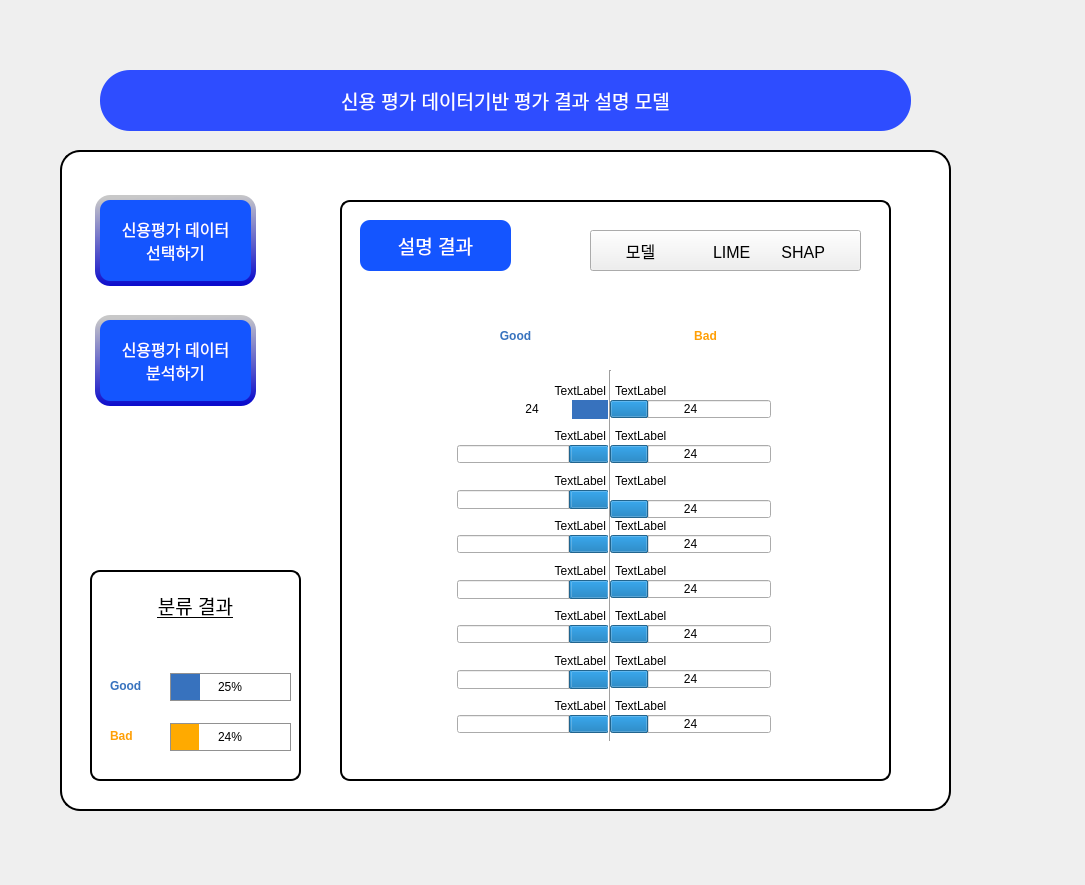
<?xml version="1.0" encoding="UTF-8"?>
<ui version="4.0">
 <class>Dialog</class>
 <widget class="QDialog" name="Dialog">
  <property name="geometry">
   <rect>
    <x>0</x>
    <y>0</y>
    <width>1085</width>
    <height>885</height>
   </rect>
  </property>
  <property name="windowTitle">
   <string>Dialog</string>
  </property>
  <widget class="QLabel" name="Window">
   <property name="geometry">
    <rect>
     <x>60</x>
     <y>150</y>
     <width>891</width>
     <height>661</height>
    </rect>
   </property>
   <property name="styleSheet">
    <string notr="true">background-color:white;
border-radius:20px;
border:2px solid black;</string>
   </property>
   <property name="text">
    <string/>
   </property>
  </widget>
  <widget class="QLabel" name="Prob_Window">
   <property name="geometry">
    <rect>
     <x>90</x>
     <y>570</y>
     <width>211</width>
     <height>211</height>
    </rect>
   </property>
   <property name="styleSheet">
    <string notr="true">background-color:white;
border-radius:10px;
border:2px solid black;</string>
   </property>
   <property name="text">
    <string/>
   </property>
  </widget>
  <widget class="QLabel" name="Title">
   <property name="geometry">
    <rect>
     <x>100</x>
     <y>70</y>
     <width>811</width>
     <height>61</height>
    </rect>
   </property>
   <property name="font">
    <font>
     <pointsize>14</pointsize>
    </font>
   </property>
   <property name="styleSheet">
    <string notr="true">background-color:rgb(46, 77, 255);
border-width:1px;
border-color:black;
border-radius:30px;
color:white;</string>
   </property>
   <property name="text">
    <string>신용 평가 데이터기반 평가 결과 설명 모델</string>
   </property>
   <property name="alignment">
    <set>Qt::AlignCenter</set>
   </property>
  </widget>
  <widget class="QLabel" name="X_WIndow">
   <property name="geometry">
    <rect>
     <x>340</x>
     <y>200</y>
     <width>551</width>
     <height>581</height>
    </rect>
   </property>
   <property name="styleSheet">
    <string notr="true">background-color:white;
border-radius:10px;
border:2px solid black;</string>
   </property>
   <property name="text">
    <string/>
   </property>
  </widget>
  <widget class="QProgressBar" name="Prob1">
   <property name="geometry">
    <rect>
     <x>170</x>
     <y>673</y>
     <width>121</width>
     <height>28</height>
    </rect>
   </property>
   <property name="styleSheet">
    <string notr="true">QProgressBar {border:1px solid rgb(145, 145, 145);background:rgb(255, 255, 255);} QProgressBar::chunk {background:  rgb(55, 114, 190);}</string>
   </property>
   <property name="minimum">
    <number>0</number>
   </property>
   <property name="value">
    <number>25</number>
   </property>
   <property name="alignment">
    <set>Qt::AlignCenter</set>
   </property>
  </widget>
  <widget class="QLabel" name="Select_File_Back">
   <property name="geometry">
    <rect>
     <x>95</x>
     <y>195</y>
     <width>161</width>
     <height>91</height>
    </rect>
   </property>
   <property name="styleSheet">
    <string notr="true">background-color:qlineargradient(spread:pad, x1:0.244, y1:1, x2:0.199, y2:0.0280, stop:0 rgba(11,11,204,255), stop:1 rgba(200,200,200,255));
border-width:1px;
border-color:black;
border-radius:15px;
color:black;</string>
   </property>
   <property name="text">
    <string/>
   </property>
  </widget>
  <widget class="QPushButton" name="Select_File">
   <property name="geometry">
    <rect>
     <x>100</x>
     <y>200</y>
     <width>151</width>
     <height>81</height>
    </rect>
   </property>
   <property name="font">
    <font>
     <pointsize>12</pointsize>
    </font>
   </property>
   <property name="styleSheet">
    <string notr="true">background-color:rgb(20, 85, 255);
border-radius:10px;
color:white;

</string>
   </property>
   <property name="text">
    <string>신용평가 데이터 
선택하기</string>
   </property>
  </widget>
  <widget class="QLabel" name="Execution_Back">
   <property name="geometry">
    <rect>
     <x>95</x>
     <y>315</y>
     <width>161</width>
     <height>91</height>
    </rect>
   </property>
   <property name="styleSheet">
    <string notr="true">background-color:qlineargradient(spread:pad, x1:0.244, y1:1, x2:0.199, y2:0.0280, stop:0 rgba(11,11,204,255), stop:1 rgba(200,200,200,255));
border-width:1px;
border-color:black;
border-radius:15px;
color:black;</string>
   </property>
   <property name="text">
    <string/>
   </property>
  </widget>
  <widget class="QPushButton" name="Execution">
   <property name="geometry">
    <rect>
     <x>100</x>
     <y>320</y>
     <width>151</width>
     <height>81</height>
    </rect>
   </property>
   <property name="font">
    <font>
     <pointsize>12</pointsize>
    </font>
   </property>
   <property name="styleSheet">
    <string notr="true">background-color:rgb(20, 85, 255);
border-radius:10px;
color:white;</string>
   </property>
   <property name="text">
    <string>신용평가 데이터 
분석하기</string>
   </property>
  </widget>
  <widget class="QProgressBar" name="Prob2">
   <property name="geometry">
    <rect>
     <x>170</x>
     <y>723</y>
     <width>121</width>
     <height>28</height>
    </rect>
   </property>
   <property name="styleSheet">
    <string notr="true">QProgressBar {border:1px solid rgb(145, 145, 145);background:rgb(255, 255, 255);} QProgressBar::chunk {background: rgb(255, 170, 0);}</string>
   </property>
   <property name="value">
    <number>24</number>
   </property>
   <property name="alignment">
    <set>Qt::AlignCenter</set>
   </property>
  </widget>
  <widget class="QLabel" name="Prob1_Text">
   <property name="geometry">
    <rect>
     <x>110</x>
     <y>670</y>
     <width>71</width>
     <height>31</height>
    </rect>
   </property>
   <property name="font">
    <font>
     <weight>75</weight>
     <bold>true</bold>
    </font>
   </property>
   <property name="styleSheet">
    <string notr="true">color: rgb(55, 114, 190);
font-weight:bold;</string>
   </property>
   <property name="text">
    <string>Good</string>
   </property>
  </widget>
  <widget class="QLabel" name="Prob2_Text">
   <property name="geometry">
    <rect>
     <x>110</x>
     <y>720</y>
     <width>71</width>
     <height>31</height>
    </rect>
   </property>
   <property name="font">
    <font>
     <weight>75</weight>
     <bold>true</bold>
    </font>
   </property>
   <property name="styleSheet">
    <string notr="true">
color:rgb(255, 159, 5);
font-weight:bold;</string>
   </property>
   <property name="text">
    <string>Bad</string>
   </property>
  </widget>
  <widget class="QLabel" name="Classification_Result">
   <property name="geometry">
    <rect>
     <x>120</x>
     <y>590</y>
     <width>151</width>
     <height>31</height>
    </rect>
   </property>
   <property name="font">
    <font>
     <pointsize>14</pointsize>
     <underline>true</underline>
    </font>
   </property>
   <property name="text">
    <string>분류 결과</string>
   </property>
   <property name="alignment">
    <set>Qt::AlignCenter</set>
   </property>
  </widget>
  <widget class="QLabel" name="X_Text">
   <property name="geometry">
    <rect>
     <x>360</x>
     <y>220</y>
     <width>151</width>
     <height>51</height>
    </rect>
   </property>
   <property name="font">
    <font>
     <pointsize>14</pointsize>
    </font>
   </property>
   <property name="styleSheet">
    <string notr="true">background-color:rgb(20, 85, 255);
border-radius:10px;
color:white;</string>
   </property>
   <property name="text">
    <string>설명 결과</string>
   </property>
   <property name="alignment">
    <set>Qt::AlignCenter</set>
   </property>
  </widget>
  <widget class="QLabel" name="X_In_Window">
   <property name="geometry">
    <rect>
     <x>360</x>
     <y>290</y>
     <width>511</width>
     <height>461</height>
    </rect>
   </property>
   <property name="styleSheet">
    <string notr="true">background-color:white;
border-radius:10px;
color:white;</string>
   </property>
   <property name="text">
    <string/>
   </property>
  </widget>
  <widget class="Line" name="line">
   <property name="geometry">
    <rect>
     <x>590</x>
     <y>370</y>
     <width>41</width>
     <height>371</height>
    </rect>
   </property>
   <property name="orientation">
    <enum>Qt::Vertical</enum>
   </property>
  </widget>
  <widget class="QLabel" name="Prob1_X_Text">
   <property name="geometry">
    <rect>
     <x>470</x>
     <y>320</y>
     <width>91</width>
     <height>31</height>
    </rect>
   </property>
   <property name="font">
    <font>
     <weight>75</weight>
     <bold>true</bold>
    </font>
   </property>
   <property name="styleSheet">
    <string notr="true">color: rgb(55, 114, 190);
font-weight:bold;</string>
   </property>
   <property name="text">
    <string>Good</string>
   </property>
   <property name="alignment">
    <set>Qt::AlignCenter</set>
   </property>
  </widget>
  <widget class="QLabel" name="Prob2_X_Text">
   <property name="geometry">
    <rect>
     <x>660</x>
     <y>320</y>
     <width>91</width>
     <height>31</height>
    </rect>
   </property>
   <property name="font">
    <font>
     <weight>75</weight>
     <bold>true</bold>
    </font>
   </property>
   <property name="styleSheet">
    <string notr="true">
color:rgb(255, 159, 5);
font-weight:bold;</string>
   </property>
   <property name="text">
    <string>Bad</string>
   </property>
   <property name="alignment">
    <set>Qt::AlignCenter</set>
   </property>
  </widget>
  <widget class="QProgressBar" name="X_Lbar_0">
   <property name="geometry">
    <rect>
     <x>457</x>
     <y>400</y>
     <width>151</width>
     <height>19</height>
    </rect>
   </property>
   <property name="layoutDirection">
    <enum>Qt::RightToLeft</enum>
   </property>
   <property name="autoFillBackground">
    <bool>false</bool>
   </property>
   <property name="styleSheet">
    <string notr="true">QProgressBar {border:0px solid rgb(145, 145, 145);background:rgb(255, 255, 255);} QProgressBar::chunk {background:  rgb(55, 114, 190);}</string>
   </property>
   <property name="value">
    <number>24</number>
   </property>
   <property name="alignment">
    <set>Qt::AlignCenter</set>
   </property>
   <property name="textVisible">
    <bool>true</bool>
   </property>
   <property name="format">
    <string>%p</string>
   </property>
  </widget>
  <widget class="QProgressBar" name="X_Rbar_0">
   <property name="geometry">
    <rect>
     <x>610</x>
     <y>400</y>
     <width>161</width>
     <height>18</height>
    </rect>
   </property>
   <property name="styleSheet">
    <string notr="true">QProgressBar {border:0px;background:rgb(255, 255, 255);} QProgressBar::chunk {background: rgb(255, 170, 0);}
color:black;</string>
   </property>
   <property name="value">
    <number>24</number>
   </property>
   <property name="alignment">
    <set>Qt::AlignCenter</set>
   </property>
   <property name="format">
    <string>%p</string>
   </property>
  </widget>
  <widget class="QLabel" name="X_LText_0">
   <property name="geometry">
    <rect>
     <x>455</x>
     <y>380</y>
     <width>151</width>
     <height>21</height>
    </rect>
   </property>
   <property name="text">
    <string>TextLabel</string>
   </property>
   <property name="alignment">
    <set>Qt::AlignRight|Qt::AlignTrailing|Qt::AlignVCenter</set>
   </property>
  </widget>
  <widget class="QLabel" name="X_RText_0">
   <property name="geometry">
    <rect>
     <x>615</x>
     <y>380</y>
     <width>151</width>
     <height>21</height>
    </rect>
   </property>
   <property name="text">
    <string>TextLabel</string>
   </property>
  </widget>
  <widget class="QLabel" name="X_RText_1">
   <property name="geometry">
    <rect>
     <x>615</x>
     <y>425</y>
     <width>151</width>
     <height>21</height>
    </rect>
   </property>
   <property name="text">
    <string>TextLabel</string>
   </property>
  </widget>
  <widget class="QProgressBar" name="X_Rbar_1">
   <property name="geometry">
    <rect>
     <x>610</x>
     <y>445</y>
     <width>161</width>
     <height>18</height>
    </rect>
   </property>
   <property name="styleSheet">
    <string notr="true">QProgressBar {border:0px solid rgb(145, 145, 145);background:rgb(255, 255, 255);} QProgressBar::chunk {background: rgb(255, 170, 0);}
color:black;</string>
   </property>
   <property name="value">
    <number>24</number>
   </property>
   <property name="alignment">
    <set>Qt::AlignCenter</set>
   </property>
   <property name="format">
    <string>%p</string>
   </property>
  </widget>
  <widget class="QLabel" name="X_LText_1">
   <property name="geometry">
    <rect>
     <x>455</x>
     <y>425</y>
     <width>151</width>
     <height>21</height>
    </rect>
   </property>
   <property name="text">
    <string>TextLabel</string>
   </property>
   <property name="alignment">
    <set>Qt::AlignRight|Qt::AlignTrailing|Qt::AlignVCenter</set>
   </property>
  </widget>
  <widget class="QProgressBar" name="X_Lbar_1">
   <property name="geometry">
    <rect>
     <x>457</x>
     <y>445</y>
     <width>151</width>
     <height>18</height>
    </rect>
   </property>
   <property name="layoutDirection">
    <enum>Qt::RightToLeft</enum>
   </property>
   <property name="autoFillBackground">
    <bool>false</bool>
   </property>
   <property name="styleSheet">
    <string notr="true">QProgressBar {border:0px solid rgb(145, 145, 145);background:rgb(255, 255, 255);} QProgressBar::chunk {background:  rgb(55, 114, 190);}
color:black;</string>
   </property>
   <property name="value">
    <number>24</number>
   </property>
   <property name="alignment">
    <set>Qt::AlignCenter</set>
   </property>
   <property name="textVisible">
    <bool>true</bool>
   </property>
   <property name="format">
    <string>%p</string>
   </property>
  </widget>
  <widget class="QLabel" name="X_RText_2">
   <property name="geometry">
    <rect>
     <x>615</x>
     <y>470</y>
     <width>151</width>
     <height>21</height>
    </rect>
   </property>
   <property name="text">
    <string>TextLabel</string>
   </property>
  </widget>
  <widget class="QProgressBar" name="X_Rbar_2">
   <property name="geometry">
    <rect>
     <x>610</x>
     <y>500</y>
     <width>161</width>
     <height>18</height>
    </rect>
   </property>
   <property name="styleSheet">
    <string notr="true">QProgressBar {border:0px solid rgb(145, 145, 145);background:rgb(255, 255, 255);} QProgressBar::chunk {background: rgb(255, 170, 0);}
color:black;</string>
   </property>
   <property name="value">
    <number>24</number>
   </property>
   <property name="alignment">
    <set>Qt::AlignCenter</set>
   </property>
   <property name="format">
    <string>%p</string>
   </property>
  </widget>
  <widget class="QLabel" name="X_LText_3">
   <property name="geometry">
    <rect>
     <x>455</x>
     <y>515</y>
     <width>151</width>
     <height>21</height>
    </rect>
   </property>
   <property name="text">
    <string>TextLabel</string>
   </property>
   <property name="alignment">
    <set>Qt::AlignRight|Qt::AlignTrailing|Qt::AlignVCenter</set>
   </property>
  </widget>
  <widget class="QLabel" name="X_RText_3">
   <property name="geometry">
    <rect>
     <x>615</x>
     <y>515</y>
     <width>151</width>
     <height>21</height>
    </rect>
   </property>
   <property name="text">
    <string>TextLabel</string>
   </property>
  </widget>
  <widget class="QProgressBar" name="X_Rbar_3">
   <property name="geometry">
    <rect>
     <x>610</x>
     <y>535</y>
     <width>161</width>
     <height>18</height>
    </rect>
   </property>
   <property name="styleSheet">
    <string notr="true">QProgressBar {border:0px solid rgb(145, 145, 145);background:rgb(255, 255, 255);} QProgressBar::chunk {background: rgb(255, 170, 0);}
color:black;</string>
   </property>
   <property name="value">
    <number>24</number>
   </property>
   <property name="alignment">
    <set>Qt::AlignCenter</set>
   </property>
   <property name="format">
    <string>%p</string>
   </property>
  </widget>
  <widget class="QLabel" name="X_LText_2">
   <property name="geometry">
    <rect>
     <x>455</x>
     <y>470</y>
     <width>151</width>
     <height>21</height>
    </rect>
   </property>
   <property name="text">
    <string>TextLabel</string>
   </property>
   <property name="alignment">
    <set>Qt::AlignRight|Qt::AlignTrailing|Qt::AlignVCenter</set>
   </property>
  </widget>
  <widget class="QProgressBar" name="X_Lbar_2">
   <property name="geometry">
    <rect>
     <x>457</x>
     <y>490</y>
     <width>151</width>
     <height>19</height>
    </rect>
   </property>
   <property name="layoutDirection">
    <enum>Qt::RightToLeft</enum>
   </property>
   <property name="autoFillBackground">
    <bool>false</bool>
   </property>
   <property name="styleSheet">
    <string notr="true">QProgressBar {border:0px solid rgb(145, 145, 145);background:rgb(255, 255, 255);} QProgressBar::chunk {background:  rgb(55, 114, 190);}
color:black;</string>
   </property>
   <property name="value">
    <number>24</number>
   </property>
   <property name="alignment">
    <set>Qt::AlignCenter</set>
   </property>
   <property name="textVisible">
    <bool>true</bool>
   </property>
   <property name="format">
    <string>%p</string>
   </property>
  </widget>
  <widget class="QProgressBar" name="X_Lbar_3">
   <property name="geometry">
    <rect>
     <x>457</x>
     <y>535</y>
     <width>151</width>
     <height>18</height>
    </rect>
   </property>
   <property name="layoutDirection">
    <enum>Qt::RightToLeft</enum>
   </property>
   <property name="autoFillBackground">
    <bool>false</bool>
   </property>
   <property name="styleSheet">
    <string notr="true">QProgressBar {border:0px solid rgb(145, 145, 145);background:rgb(255, 255, 255);} QProgressBar::chunk {background:  rgb(55, 114, 190);}
color:black;</string>
   </property>
   <property name="value">
    <number>24</number>
   </property>
   <property name="alignment">
    <set>Qt::AlignCenter</set>
   </property>
   <property name="textVisible">
    <bool>true</bool>
   </property>
   <property name="format">
    <string>%p</string>
   </property>
  </widget>
  <widget class="QLabel" name="X_RText_4">
   <property name="geometry">
    <rect>
     <x>615</x>
     <y>560</y>
     <width>151</width>
     <height>21</height>
    </rect>
   </property>
   <property name="text">
    <string>TextLabel</string>
   </property>
  </widget>
  <widget class="QLabel" name="X_LText_7">
   <property name="geometry">
    <rect>
     <x>455</x>
     <y>695</y>
     <width>151</width>
     <height>21</height>
    </rect>
   </property>
   <property name="text">
    <string>TextLabel</string>
   </property>
   <property name="alignment">
    <set>Qt::AlignRight|Qt::AlignTrailing|Qt::AlignVCenter</set>
   </property>
  </widget>
  <widget class="QProgressBar" name="X_Rbar_4">
   <property name="geometry">
    <rect>
     <x>610</x>
     <y>580</y>
     <width>161</width>
     <height>18</height>
    </rect>
   </property>
   <property name="styleSheet">
    <string notr="true">QProgressBar {border:0px solid rgb(145, 145, 145);background:rgb(255, 255, 255);} QProgressBar::chunk {background: rgb(255, 170, 0);}
color:black;</string>
   </property>
   <property name="value">
    <number>24</number>
   </property>
   <property name="alignment">
    <set>Qt::AlignCenter</set>
   </property>
   <property name="format">
    <string>%p</string>
   </property>
  </widget>
  <widget class="QProgressBar" name="X_Rbar_7">
   <property name="geometry">
    <rect>
     <x>610</x>
     <y>715</y>
     <width>161</width>
     <height>18</height>
    </rect>
   </property>
   <property name="styleSheet">
    <string notr="true">QProgressBar {border:0px solid rgb(145, 145, 145);background:rgb(255, 255, 255);} QProgressBar::chunk {background: rgb(255, 170, 0);}
color:black;</string>
   </property>
   <property name="value">
    <number>24</number>
   </property>
   <property name="alignment">
    <set>Qt::AlignCenter</set>
   </property>
   <property name="format">
    <string>%p</string>
   </property>
  </widget>
  <widget class="QProgressBar" name="X_Lbar_7">
   <property name="geometry">
    <rect>
     <x>457</x>
     <y>715</y>
     <width>151</width>
     <height>18</height>
    </rect>
   </property>
   <property name="layoutDirection">
    <enum>Qt::RightToLeft</enum>
   </property>
   <property name="autoFillBackground">
    <bool>false</bool>
   </property>
   <property name="styleSheet">
    <string notr="true">QProgressBar {border:0px solid rgb(145, 145, 145);background:rgb(255, 255, 255);} QProgressBar::chunk {background:  rgb(55, 114, 190);}
color:black;</string>
   </property>
   <property name="value">
    <number>24</number>
   </property>
   <property name="alignment">
    <set>Qt::AlignCenter</set>
   </property>
   <property name="textVisible">
    <bool>true</bool>
   </property>
   <property name="format">
    <string>%p</string>
   </property>
  </widget>
  <widget class="QLabel" name="X_RText_6">
   <property name="geometry">
    <rect>
     <x>615</x>
     <y>650</y>
     <width>151</width>
     <height>21</height>
    </rect>
   </property>
   <property name="text">
    <string>TextLabel</string>
   </property>
  </widget>
  <widget class="QLabel" name="X_LText_5">
   <property name="geometry">
    <rect>
     <x>455</x>
     <y>605</y>
     <width>151</width>
     <height>21</height>
    </rect>
   </property>
   <property name="text">
    <string>TextLabel</string>
   </property>
   <property name="alignment">
    <set>Qt::AlignRight|Qt::AlignTrailing|Qt::AlignVCenter</set>
   </property>
  </widget>
  <widget class="QProgressBar" name="X_Rbar_5">
   <property name="geometry">
    <rect>
     <x>610</x>
     <y>625</y>
     <width>161</width>
     <height>18</height>
    </rect>
   </property>
   <property name="styleSheet">
    <string notr="true">QProgressBar {border:0px solid rgb(145, 145, 145);background:rgb(255, 255, 255);} QProgressBar::chunk {background: rgb(255, 170, 0);}
color:black;</string>
   </property>
   <property name="value">
    <number>24</number>
   </property>
   <property name="alignment">
    <set>Qt::AlignCenter</set>
   </property>
   <property name="format">
    <string>%p</string>
   </property>
  </widget>
  <widget class="QLabel" name="X_LText_4">
   <property name="geometry">
    <rect>
     <x>455</x>
     <y>560</y>
     <width>151</width>
     <height>21</height>
    </rect>
   </property>
   <property name="text">
    <string>TextLabel</string>
   </property>
   <property name="alignment">
    <set>Qt::AlignRight|Qt::AlignTrailing|Qt::AlignVCenter</set>
   </property>
  </widget>
  <widget class="QLabel" name="X_RText_5">
   <property name="geometry">
    <rect>
     <x>615</x>
     <y>605</y>
     <width>151</width>
     <height>21</height>
    </rect>
   </property>
   <property name="text">
    <string>TextLabel</string>
   </property>
  </widget>
  <widget class="QLabel" name="X_LText_6">
   <property name="geometry">
    <rect>
     <x>455</x>
     <y>650</y>
     <width>151</width>
     <height>21</height>
    </rect>
   </property>
   <property name="text">
    <string>TextLabel</string>
   </property>
   <property name="alignment">
    <set>Qt::AlignRight|Qt::AlignTrailing|Qt::AlignVCenter</set>
   </property>
  </widget>
  <widget class="QProgressBar" name="X_Lbar_4">
   <property name="geometry">
    <rect>
     <x>457</x>
     <y>580</y>
     <width>151</width>
     <height>19</height>
    </rect>
   </property>
   <property name="layoutDirection">
    <enum>Qt::RightToLeft</enum>
   </property>
   <property name="autoFillBackground">
    <bool>false</bool>
   </property>
   <property name="styleSheet">
    <string notr="true">QProgressBar {border:0px solid rgb(145, 145, 145);background:rgb(255, 255, 255);} QProgressBar::chunk {background:  rgb(55, 114, 190);}
color:black;</string>
   </property>
   <property name="value">
    <number>24</number>
   </property>
   <property name="alignment">
    <set>Qt::AlignCenter</set>
   </property>
   <property name="textVisible">
    <bool>true</bool>
   </property>
   <property name="format">
    <string>%p</string>
   </property>
  </widget>
  <widget class="QProgressBar" name="X_Lbar_6">
   <property name="geometry">
    <rect>
     <x>457</x>
     <y>670</y>
     <width>151</width>
     <height>19</height>
    </rect>
   </property>
   <property name="layoutDirection">
    <enum>Qt::RightToLeft</enum>
   </property>
   <property name="autoFillBackground">
    <bool>false</bool>
   </property>
   <property name="styleSheet">
    <string notr="true">QProgressBar {border:0px solid rgb(145, 145, 145);background:rgb(255, 255, 255);} QProgressBar::chunk {background:  rgb(55, 114, 190);}
color:black;</string>
   </property>
   <property name="value">
    <number>24</number>
   </property>
   <property name="alignment">
    <set>Qt::AlignCenter</set>
   </property>
   <property name="textVisible">
    <bool>true</bool>
   </property>
   <property name="format">
    <string>%p</string>
   </property>
  </widget>
  <widget class="QProgressBar" name="X_Lbar_5">
   <property name="geometry">
    <rect>
     <x>457</x>
     <y>625</y>
     <width>151</width>
     <height>18</height>
    </rect>
   </property>
   <property name="layoutDirection">
    <enum>Qt::RightToLeft</enum>
   </property>
   <property name="autoFillBackground">
    <bool>false</bool>
   </property>
   <property name="styleSheet">
    <string notr="true">QProgressBar {border:0px solid rgb(145, 145, 145);background:rgb(255, 255, 255);} QProgressBar::chunk {background:  rgb(55, 114, 190);}
color:black;</string>
   </property>
   <property name="value">
    <number>24</number>
   </property>
   <property name="alignment">
    <set>Qt::AlignCenter</set>
   </property>
   <property name="textVisible">
    <bool>true</bool>
   </property>
   <property name="format">
    <string>%p</string>
   </property>
  </widget>
  <widget class="QLabel" name="X_RText_7">
   <property name="geometry">
    <rect>
     <x>615</x>
     <y>695</y>
     <width>151</width>
     <height>21</height>
    </rect>
   </property>
   <property name="text">
    <string>TextLabel</string>
   </property>
  </widget>
  <widget class="QProgressBar" name="X_Rbar_6">
   <property name="geometry">
    <rect>
     <x>610</x>
     <y>670</y>
     <width>161</width>
     <height>18</height>
    </rect>
   </property>
   <property name="styleSheet">
    <string notr="true">QProgressBar {border:0px solid rgb(145, 145, 145);background:rgb(255, 255, 255);} QProgressBar::chunk {background: rgb(255, 170, 0);}
color:black;</string>
   </property>
   <property name="value">
    <number>24</number>
   </property>
   <property name="alignment">
    <set>Qt::AlignCenter</set>
   </property>
   <property name="format">
    <string>%p</string>
   </property>
  </widget>
  <widget class="QPushButton" name="pushButton_pre">
   <property name="geometry">
    <rect>
     <x>590</x>
     <y>230</y>
     <width>271</width>
     <height>41</height>
    </rect>
   </property>
   <property name="font">
    <font>
     <pointsize>12</pointsize>
    </font>
   </property>
   <property name="text">
    <string>모델             LIME       SHAP</string>
   </property>
  </widget>
 </widget>
 <resources/>
 <connections/>
</ui>
